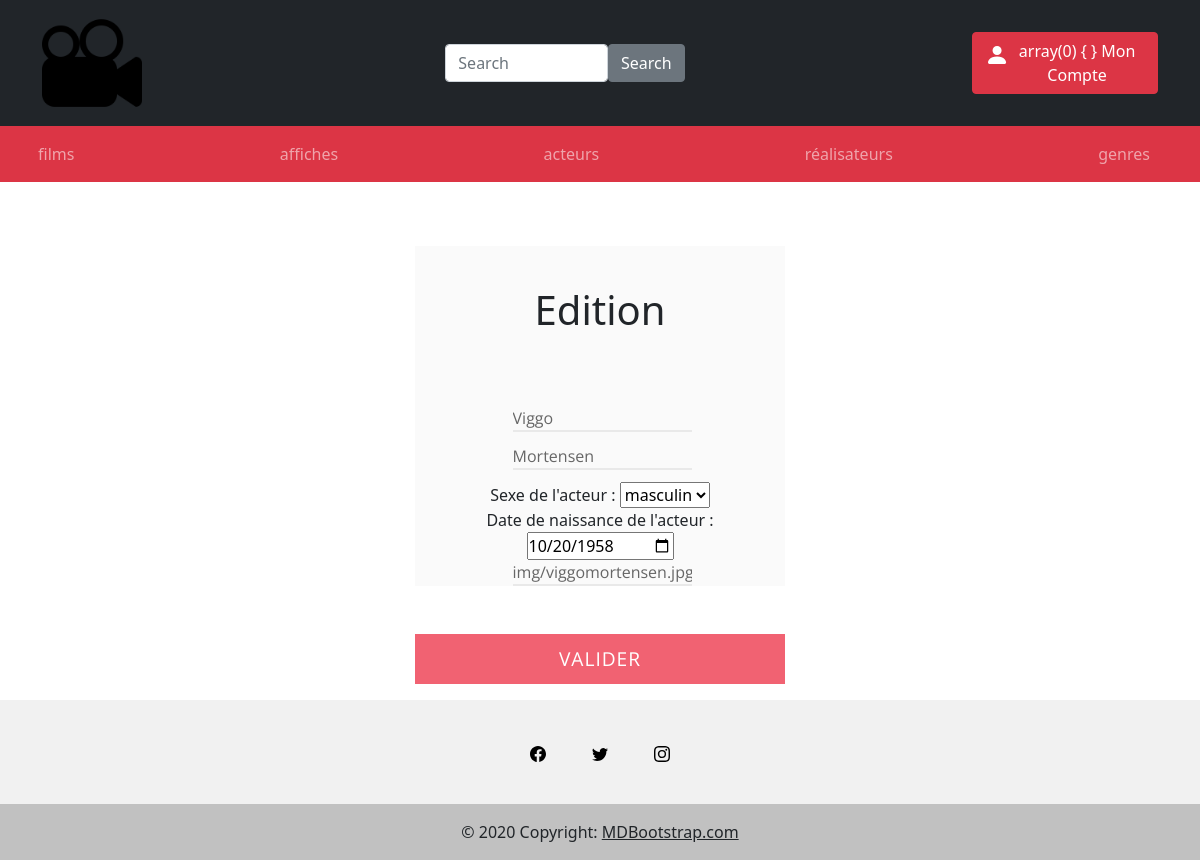
/index.php?action=editActeur&id=1, run on the app's committed database.
### tables this page shows
CREATE TABLE `Acteur` (
  `id` int(11) NOT NULL,
  `nom` varchar(255) NOT NULL,
  `prenom` varchar(255) NOT NULL,
  `sexe` varchar(10) NOT NULL,
  `dateNaissance` date NOT NULL,
  `imgPath` varchar(100) NOT NULL
);

### controllers/ActeurController.php (called while the page is built, shortened)
<?php
require_once "bdd/DAO.php";
class ActeurController
{
  public function editActeurById($id)
  {
    $dao = new DAO();
    $sql = "SELECT * FROM `Acteur` WHERE `Acteur`.`id` = :id";
    $edit = $dao->executerRequete($sql, ["id" => $id]);
    require "views/acteur/editForm.php";
  }
}

### bdd/DAO.php (called while the page is built, shortened)
<?php
class DAO
{
  private $bdd;
  public function __construct()
  {
    $this->bdd = new PDO('mysql:host=localhost;dbname=cinema;charset=utf8', 'root', '');
  }
  public function executerRequete($sql, $params = NULL)
  {
    if ($params == NULL) {
      $result = $this->bdd->query($sql);
    } else {
      $result = $this->bdd->prepare($sql);
      $result->execute($params);
    }
    return $result;
  }
}

### views/acteur/editForm.php (the view, shortened to what this page needs)
<!DOCTYPE html>
<html lang="en">
<head>
  <link rel="stylesheet" href="./css/signup.css">
</head>
<body>
  <?php
  $detailActeur = $edit->fetch();
  ?>
  <section class="Inscription">
    <div class="form-wrapper">
      <h1>Edition</h1>
      <form action="./index.php?action=checkEditActeur" method="post">
        <div class="form-item">
          <input type="text" name="prenom" value="<?= $detailActeur['prenom'] ?>"></input>
        </div>
        <div class="form-item">
          <input type="text" name="nom" value="<?= $detailActeur['nom'] ?>"></input>
        </div>
        <div>
          <label for="sexe">Sexe de l'acteur :</label>
          <select name="sexe" id="sexe">
            <option value="masculin">masculin</option>
          </select>
        </div>
        <label for="dateNaissance">Date de naissance de l'acteur :</label>
        <input type="date" id="dateNaissance" name="dateNaissance" value="<?= $detailActeur['dateNaissance'] ?>">
        <div class="form-item">
          <input type="text" name="imgPath" value="<?= $detailActeur['imgPath'] ?>"></input>
        </div>
    </div>
    <div class="button-panel">
      <input type="submit" class="button" title="Valider" value="Valider"></input>
    </div>
  </section>
</body>
</html>
<?php
require "./views/template.php";

### css/signup.css (style rules this page uses)
* { margin: 0; padding: 0; box-sizing: border-box; }
body { background: #e9e9e9; color: #5e5e5e; font: 400 87.5%/1.5em "Open Sans", sans-serif; }
.form-wrapper { background: #fafafa; margin: 3em auto; padding: 0 1em; max-width: 370px; }
h1 { text-align: center; padding: 1em 0; }
form { padding: 0 1.5em; }
.form-item { margin-bottom: 0.75em; width: 100%; }
.form-item input { background: #fafafa; border: none; border-bottom: 2px solid #e9e9e9; color: #666; font-family: "Open Sans", sans-serif; font-size: 1em; height: 50px; transition: border-color 0.3s; width: 90%; }
.button-panel { margin: 2em 0 0; width: 100%; }
.button-panel .button { background: #f16272; border: none; color: #fff; cursor: pointer; height: 50px; font-family: "Open Sans", sans-serif; font-size: 1.2em; letter-spacing: 0.05em; text-align: center; text-transform: uppercase; transition: background 0.3s ease-in-out; width: 100%; }

### css/style.css (style rules this page uses)
* { box-sizing: border-box; }
.form-item input { width: auto; height: auto; }

### data on the page
acteur: prenom "Viggo", nom "Mortensen", dateNaissance "10/20/1958", imgPath "img/viggomortensen.jpg"
